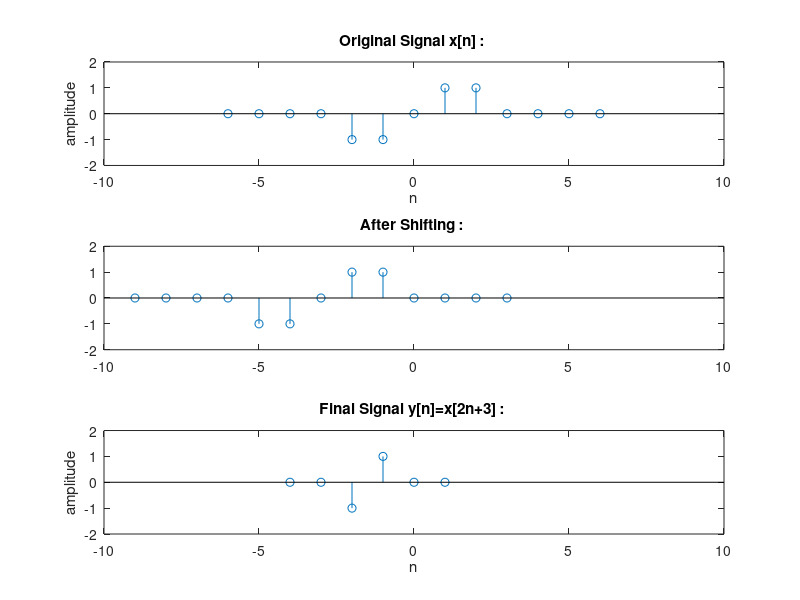

This chart was generated by the following MATLAB code:
clc;
close all;

%orginal signal
n=-6:6;
y=[0 0 0 0 -1 -1 0 1 1 0 0 0 0];
subplot(3,1,1);
stem(n,y);
axis([-10 10 -2 2]);
xlabel('n');
ylabel('amplitude');
title('Original Signal x[n] : ');

%shifting the given signal
n1=n-3;
subplot(3,1,2);
stem(n1,y);
axis([-10 10 -2 2]);
title('After Shifting : ');


value=2;

temp=1;
for i=1:length(n1)
    if(rem(n1(i),value)== 0)
        x1(temp)=n1(i)./ value;
        y1(temp)=y(i);
        temp=temp+1;
    end

end

%final signal
subplot(3,1,3);
stem(x1,y1);
axis([-10 10 -2 2]);
xlabel('n');
ylabel('amplitude');
title('Final Signal y[n]=x[2n+3] : ');